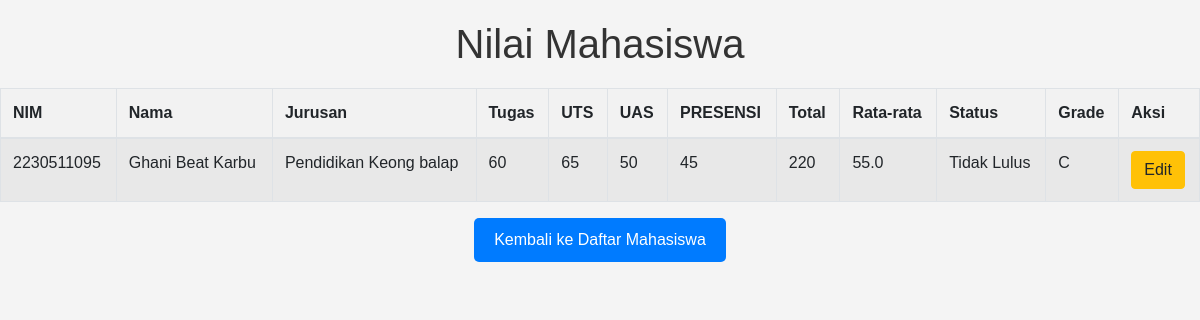
Page /view_grades/2230511095 on the committed database.
### tables this page shows
CREATE TABLE mhs(
                NIM TEXT PRIMARY KEY,
                NAMA TEXT NOT NULL,
                JURUSAN TEXT NOT NULL);

CREATE TABLE lnilai(
                ID INTEGER PRIMARY KEY AUTOINCREMENT,
                NIM TEXT,
                TUGAS INTEGER,
                UTS INTEGER,
                UAS INTEGER,
                PRESENSI INTEGER,
                TOTAL INTEGER,
                RATA REAL,
                STATUS TEXT,
                GRADE TEXT,
                FOREIGN KEY (NIM) REFERENCES mhs (NIM));

### app.py (the view)
@app.route('/view_grades/<nim>')
def view_grades(nim):
    conn = dbconnect()
    student = conn.execute('''
        SELECT mhs.NIM, mhs.NAMA, mhs.JURUSAN, lnilai.TUGAS, lnilai.UTS, lnilai.UAS, lnilai.PRESENSI, lnilai.TOTAL, lnilai.RATA, lnilai.STATUS, lnilai.GRADE
        FROM mhs
        LEFT JOIN lnilai ON mhs.NIM = lnilai.NIM
        WHERE mhs.NIM = ?
    ''', (nim,)).fetchone()
    conn.close()
    return render_template('view_grades.html', student=student)

### app.py (called while the page is built)
def dbconnect():
    conn = sqlite3.connect('dbnilai.db')
    conn.row_factory = sqlite3.Row
    return conn

### templates/view_grades.html (shortened to what this page needs)
<!DOCTYPE html>
<html lang="en">
<head>
    <link rel="stylesheet" href="https://stackpath.bootstrapcdn.com/bootstrap/4.5.2/css/bootstrap.min.css">
</head>
<body>
    <h1>Nilai Mahasiswa</h1>
    <table class="table table-striped table-bordered">
        <thead>
            <tr>
                <th>NIM</th>
                <th>Nama</th>
                <th>Jurusan</th>
                <th>Tugas</th>
                <th>UTS</th>
                <th>UAS</th>
                <th>PRESENSI</th>
                <th>Total</th>
                <th>Rata-rata</th>
                <th>Status</th>
                <th>Grade</th>
                <th>Aksi</th>
            </tr>
        </thead>
        <tbody>
            <tr>
                <td>{{ student.NIM }}</td>
                <td>{{ student.NAMA }}</td>
                <td>{{ student.JURUSAN }}</td>
                <td>{{ student.TUGAS }}</td>
                <td>{{ student.UTS }}</td>
                <td>{{ student.UAS }}</td>
                <td>{{ student.PRESENSI }}</td>
                <td>{{ student.TOTAL }}</td>
                <td>{{ student.RATA }}</td>
                <td>{{ student.STATUS }}</td>
                <td>{{ student.GRADE }}</td>
                <td>
                    <a href="{{ url_for('edit', nim=student.NIM) }}" class="btn btn-warning">Edit</a>
                </td>
            </tr>
        </tbody>
    </table>
    <a href="{{ url_for('students') }}" class="btn-back">Kembali ke Daftar Mahasiswa</a>
</body>
</html>

### templates/view_grades.html (style rules this page uses)
body { font-family: Arial, sans-serif; background-color: #f4f4f4; color: #333; margin: 0; padding: 0; display: flex; flex-direction: column; align-items: center; padding-top: 20px; }
h1 { margin-bottom: 20px; }
table { width: 80%; border-collapse: collapse; margin-bottom: 20px; }
th, td { padding: 12px; border: 1px solid #ddd; text-align: left; }
th { background-color: #f2f2f2; }
a.btn-back { color: #fff; background-color: #007bff; padding: 10px 20px; border-radius: 5px; text-decoration: none; }

### rows in the picture
mhs: NIM "2230511095", NAMA "Ghani Beat Karbu", JURUSAN "Pendidikan Keong balap"
lnilai: TUGAS "60", UTS "65", UAS "50", PRESENSI "45", TOTAL "220", RATA "55.0", STATUS "Tidak Lulus", GRADE "C"
